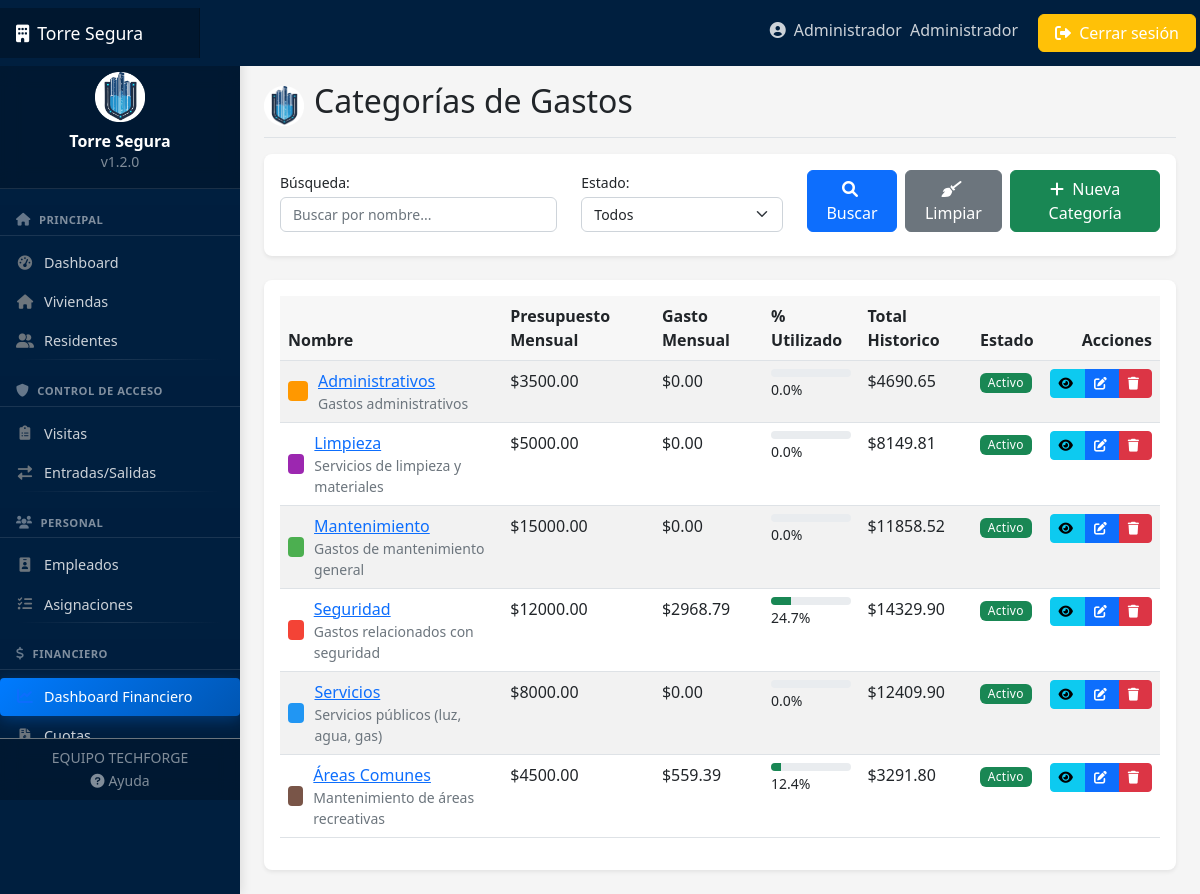
Screenshot of /financiero/categorias-gasto/ (signed in) with the database file from the repository.
### usuarios/models.py (models this page shows, shortened)
class Usuario(AbstractUser):
    TIPOS_DOCUMENTO = [
        ('DNI', 'DNI'),
        ('PASAPORTE', 'Pasaporte'),
        ('CEDULA', 'Cédula'),
    ]
    rol = models.ForeignKey(Rol, on_delete=models.SET_NULL, null=True, related_name='usuarios')
    telefono = models.CharField(max_length=15, blank=True)
    tipo_documento = models.CharField(max_length=10, choices=TIPOS_DOCUMENTO, default='DNI')
    numero_documento = models.CharField(max_length=20, blank=True)
    foto = models.ImageField(upload_to='usuarios/', blank=True, null=True)
    email_confirmado = models.BooleanField(default=False)

class Rol(models.Model):
    nombre = models.CharField(max_length=50)
    descripcion = models.TextField(blank=True)
    def __str__(self):
        return self.nombre

### financiero/models.py (models this page shows, shortened)
class CategoriaGasto(models.Model):
    nombre = models.CharField(max_length=100)
    descripcion = models.TextField(blank=True)
    presupuesto_mensual = models.DecimalField(max_digits=10, decimal_places=2, default=0, validators=[MinValueValidator(0)])
    color = models.CharField(max_length=7, default="#3498db", help_text="Código de color HEX para gráficos")
    activo = models.BooleanField(default=True)
    def total_gastado_mes_actual(self):
        hoy = timezone.now().date()
        primer_dia_mes = hoy.replace(day=1)
        return Gasto.objects.filter(
            categoria=self,
            fecha__gte=primer_dia_mes,
            fecha__lte=hoy
        ).aggregate(total=models.Sum('monto'))['total'] or 0
    def porcentaje_presupuesto_utilizado(self):
        if self.presupuesto_mensual == 0:
            return 0
        gastado = self.total_gastado_mes_actual()
        return (gastado / self.presupuesto_mensual) * 100
    class Meta:
        verbose_name = "Categoría de Gasto"
        verbose_name_plural = "Categorías de Gastos"
        ordering = ['nombre']

### financiero/views.py (the view)
# urls.py: path('categorias-gasto/', views.CategoriaGastoListView.as_view(), name='categoria-gasto-list'),
class CategoriaGastoListView(LoginRequiredMixin, AccesoWebPermitidoMixin, ListView):
    model = CategoriaGasto
    template_name = 'financiero/categoria_gasto_list.html'
    context_object_name = 'categorias'
    def get_queryset(self):
        queryset = super().get_queryset()
        search = self.request.GET.get('search', '')
        if search:
            queryset = queryset.filter(
                Q(nombre__icontains=search) |
                Q(descripcion__icontains=search)
            )
        activo = self.request.GET.get('activo')
        if activo == 'true':
            queryset = queryset.filter(activo=True)
        elif activo == 'false':
            queryset = queryset.filter(activo=False)
        return queryset
    def get_context_data(self, **kwargs):
        context = super().get_context_data(**kwargs)
        context['search'] = self.request.GET.get('search', '')
        context['activo'] = self.request.GET.get('activo', '')
        for categoria in context['categorias']:
            categoria.total_gastos = Gasto.objects.filter(
                categoria=categoria,
                estado='PAGADO'
            ).aggregate(total=Coalesce(Sum('monto', output_field=DecimalField()), Decimal('0')))['total']
        return context

### usuarios/views.py (called while the page is built)
def tiene_acceso_web(user):
    return (
        user.is_authenticated and
        hasattr(user, 'rol') and
        user.rol is not None and
        user.rol.nombre in ['Administrador', 'Gerente']
    )

    def test_func(self):
        return tiene_acceso_web(self.request.user)

### templates/financiero/categoria_gasto_list.html (shortened to what this page needs)
{% extends 'base.html' %}
{% load static %}
{% block header %}Categorías de Gastos{% endblock %}
{% block content %}
<div class="card mb-4">
    <div class="card-body">
        <form method="get" class="row align-items-end">
            <div class="col-md-4 mb-2">
                <label for="searchInput" class="form-label">Búsqueda:</label>
                <input type="text" class="form-control" id="searchInput" name="search" value="{{ search }}" placeholder="Buscar por nombre...">
            </div>
            <div class="col-md-3 mb-2">
                <label for="activoSelect" class="form-label">Estado:</label>
                <select class="form-select" id="activoSelect" name="activo">
                    <option value="">Todos</option>
                </select>
            </div>
            <div class="col-md-5 mb-2 d-flex">
                <button type="submit" class="btn btn-primary me-2">
                    <i class="fas fa-search"></i> Buscar
                </button>
                <a href="{% url 'categoria-gasto-list' %}" class="btn btn-secondary me-2">
                    <i class="fas fa-broom"></i> Limpiar
                </a>
                <a href="{% url 'categoria-gasto-create' %}" class="btn btn-success ms-auto">
                    <i class="fas fa-plus"></i> Nueva Categoría
                </a>
            </div>
        </form>
    </div>
</div>
<div class="card">
    <div class="card-body">
        {% if categorias %}
        <div class="table-responsive">
            <table class="table table-striped table-hover">
                <thead>
                    <tr>
                        <th>Nombre</th>
                        <th>Presupuesto Mensual</th>
                        <th>Gasto Mensual</th>
                        <th>% Utilizado</th>
                        <th>Total Historico</th>
                        <th>Estado</th>
                        <th class="text-end">Acciones</th>
                    </tr>
                </thead>
                <tbody>
                    {% for categoria in categorias %}
                    <tr {% if not categoria.activo %}class="table-secondary"{% endif %}>
                        <td>
                            <div style="display: flex; align-items: center;">
                                <div style="width: 20px; height: 20px; background-color: {{ categoria.color }}; margin-right: 10px; border-radius: 4px;"></div>
                                <div>
                                    <a href="{% url 'categoria-gasto-detail' categoria.id %}">{{ categoria.nombre }}</a>
                                    {% if categoria.descripcion %}
                                    <div class="small text-muted">{{ categoria.descripcion|truncatechars:50 }}</div>
                                    {% endif %}
                                </div>
                            </div>
                        </td>
                        <td>${{ categoria.presupuesto_mensual|floatformat:2 }}</td>
                        <td>${{ categoria.total_gastado_mes_actual|floatformat:2 }}</td>
                        <td>
                            <div class="progress" style="height: 8px; width: 100%;">
                                <div class="progress-bar {% if categoria.porcentaje_presupuesto_utilizado > 100 %}bg-danger{% elif categoria.porcentaje_presupuesto_utilizado > 80 %}bg-warning{% else %}bg-success{% endif %}"
                                     role="progressbar"
                                     style="width: {% if categoria.porcentaje_presupuesto_utilizado > 100 %}100{% else %}{{ categoria.porcentaje_presupuesto_utilizado|floatformat:0 }}{% endif %}%;"
                                     aria-valuenow="{{ categoria.porcentaje_presupuesto_utilizado|floatformat:0 }}"
                                     aria-valuemin="0"
                                     aria-valuemax="100"></div>
                            </div>
                            <span class="small">{{ categoria.porcentaje_presupuesto_utilizado|floatformat:1 }}%</span>
                        </td>
                        <td>${{ categoria.total_gastos|default:"0.00"|floatformat:2 }}</td>
                        <td>
                            {% if categoria.activo %}
                            <span class="badge bg-success">Activo</span>
                            {% else %}
                            <span class="badge bg-secondary">Inactivo</span>
                            {% endif %}
                        </td>
                        <td class="text-end">
                            <div class="btn-group">
                                <a href="{% url 'categoria-gasto-detail' categoria.id %}" class="btn btn-sm btn-info" title="Ver detalle">
                                    <i class="fas fa-eye"></i>
                                </a>
                                <a href="{% url 'categoria-gasto-update' categoria.id %}" class="btn btn-sm btn-primary" title="Editar">
                                    <i class="fas fa-edit"></i>
                                </a>
                                <a href="{% url 'categoria-gasto-delete' categoria.id %}" class="btn btn-sm btn-danger" title="Eliminar">
                                    <i class="fas fa-trash"></i>
                                </a>
                            </div>
                        </td>
                    </tr>
                    {% endfor %}
                </tbody>
            </table>
        </div>
        {% endif %}
    </div>
</div>
{% endblock %}

### templates/navbar.html (shortened to what this page needs)
<header class="navbar navbar-dark sticky-top" style="background-color: #001f3f; flex-md-nowrap; p-0; shadow">
    <a class="navbar-brand col-md-3 col-lg-2 me-0 px-3 d-flex align-items-center" href="{% url 'dashboard' %}">
        <span class="d-none d-md-inline"><i class="fas fa-building me-2"></i></span>
        Torre Segura
    </a>
    <div class="navbar-nav ms-auto">
        <div class="nav-item text-nowrap d-none d-md-flex">
            <a class="nav-link p-2 mx-2" href="{% url 'perfil' %}">
                <i class="fas fa-user-circle"></i>
                <span class="ms-1 d-none d-lg-inline">{{ user.first_name|default:user.username }}</span>
                <span class="ms-1 d-none d-lg-inline">{{ user.rol|default:user.rol }}</span>
            </a>
            <a class="btn btn-warning text-white px-3 m-1" href="{% url 'logout' %}">
                <i class="fas fa-sign-out-alt"></i>
                <span class="d-none d-lg-inline">Cerrar sesión</span>
            </a>
        </div>
    </div>
</header>

### static/css/style.css (style rules this page uses)
:root { --primary-color: #0d6efd; --secondary-color: #6c757d; --success-color: #198754; --danger-color: #dc3545; --warning-color: #ffc107; --info-color: #0dcaf0; --light-color: #f8f9fa; --dark-color: #212529; --sidebar-width: 240px; --navbar-height: 56px; }
body { font-family: 'Segoe UI', Tahoma, Geneva, Verdana, sans-serif; background-color: #f5f5f5; }
.navbar-brand { padding-top: .75rem; padding-bottom: .75rem; font-size: 1.1rem; background-color: rgba(0, 0, 0, .25); box-shadow: inset -1px 0 0 rgba(0, 0, 0, .25); }
.navbar-dark .navbar-nav .nav-link { color: rgba(255, 255, 255, .8); }
.card { margin-bottom: 1.5rem; border: none; box-shadow: 0 0.125rem 0.25rem rgba(0, 0, 0, 0.075); transition: all 0.3s ease; border-radius: 0.5rem; }
.badge { font-weight: 500; padding: .5em .7em; }
.table > :not(:last-child) > :last-child > * { border-bottom-color: inherit; }
.table th { font-weight: 600; background-color: rgba(0, 0, 0, 0.03); }
.btn { font-weight: 500; border-radius: 0.375rem; }
.btn i { margin-right: 0.25rem; }
.btn-sm { font-size: 0.8rem; border-radius: 0.25rem; }

### static/css/responsive.css (style rules this page uses)
.table-responsive { overflow-x: auto; -webkit-overflow-scrolling: touch; }
.badge { font-weight: 500; padding: 0.35em 0.65em; letter-spacing: 0.025em; }
.form-control, .form-select { font-size: 0.875rem; height: calc(1.5em + 0.75rem + 2px); }
label.form-label { font-weight: 500; margin-bottom: 0.25rem; font-size: 0.875rem; }
.btn, .card, .nav-link, .form-control, .form-select { transition: all 0.2s ease; }

### rows the page displays
Usuario: first_name "Administrador", rol "Administrador"
CategoriaGasto: nombre "Administrativos", descripcion "Gastos administrativos", presupuesto_mensual "3500.00", total_gastado_mes_actual "0.00", porcentaje_presupuesto_utilizado "0.0", total_gastos "4690.65", activo "Activo"
CategoriaGasto: nombre "Limpieza", descripcion "Servicios de limpieza y materiales", presupuesto_mensual "5000.00", total_gastado_mes_actual "0.00", porcentaje_presupuesto_utilizado "0.0", total_gastos "8149.81", activo "Activo"
CategoriaGasto: nombre "Mantenimiento", descripcion "Gastos de mantenimiento general", presupuesto_mensual "15000.00", total_gastado_mes_actual "0.00", porcentaje_presupuesto_utilizado "0.0", total_gastos "11858.52", activo "Activo"
CategoriaGasto: nombre "Seguridad", descripcion "Gastos relacionados con seguridad", presupuesto_mensual "12000.00", total_gastado_mes_actual "2968.79", porcentaje_presupuesto_utilizado "24.7", total_gastos "14329.90", activo "Activo"
CategoriaGasto: nombre "Servicios", descripcion "Servicios públicos (luz, agua, gas)", presupuesto_mensual "8000.00", total_gastado_mes_actual "0.00", porcentaje_presupuesto_utilizado "0.0", total_gastos "12409.90", activo "Activo"
CategoriaGasto: nombre "Áreas Comunes", descripcion "Mantenimiento de áreas recreativas", presupuesto_mensual "4500.00", total_gastado_mes_actual "559.39", porcentaje_presupuesto_utilizado "12.4", total_gastos "3291.80", activo "Activo"
